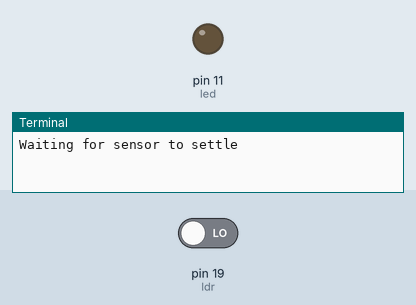
A program run on a simulated Raspberry Pi (header pin numbers). Parts: output pins drawn as LEDs (lit = HIGH), the last lines printed to the terminal. The inputs (shaded band) are chosen by the test bench; at power-on: pin 19 (ldr) LOW. At 13.0 s the program stops and its outputs stay as they are.

Above: at 5.0 s.
5.1 s: pin 19 (ldr) driven HIGH
At 8.6 s:
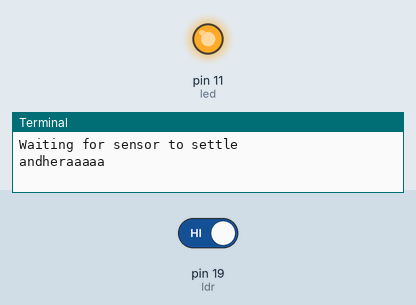
Timing chart, 0 to 14.5 s (numbered marks = the images above; inputs shaded):
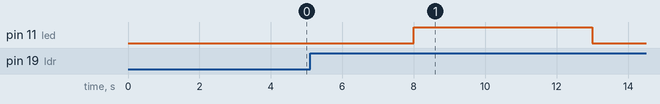

The program:

ldr.py
```python
import RPi.GPIO as GPIO
import RPi.GPIO as IO #Import GPIO library
import time                                       #Import time library
GPIO.setmode(GPIO.BOARD)                          #Set GPIO pin numbering
ldr = 19
led = 11                                         #Associate pin 26 to pir
GPIO.setup(ldr, GPIO.IN)
GPIO.setup(led, GPIO.OUT)#Set pin as GPIO in
print ("Waiting for sensor to settle")
time.sleep(2)                                     #Waiting 2 seconds for the sensor to initiate
#print ("Detecting motion")
count = 0
while (count<1):
   if GPIO.input(ldr):                            #Check whether pir is HIGH
      print ("andheraaaaa")
      time.sleep(2)                              #D1- Delay to avoid multiple detection
      count=1
      GPIO.output(led,1)
      time.sleep(5)
      GPIO.output(led,0)
      GPIO.cleanup()
   else:
   #   print("Not detected")
      time.sleep(2)                              #D1- Delay to avoid multiple detection
GPIO.cleanup()
   #time.sleep(0.1)                               #While loop delay should be less than detection(hardware) delay
```

Measured:
- after the input at 5.1 s, pin 11 (led): LOW → HIGH after 2.9 s, → LOW 5.0 s later
